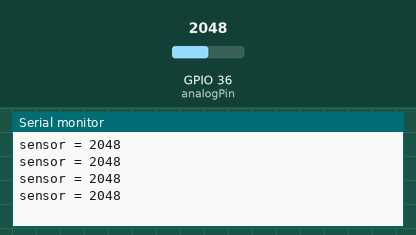
Recording of a sketch running on a simulated ESP32. Parts: the last lines printed to the serial monitor. Inputs (shaded band) come from the test bench; at power-on: GPIO 36 (analogPin) = 2048. WiFi joins after 1.5 s; servers stay silent unless stated.

Above: at 3.0 s.
3.1 s: GPIO 36 (analogPin) set to 2866
At 3.48 s:
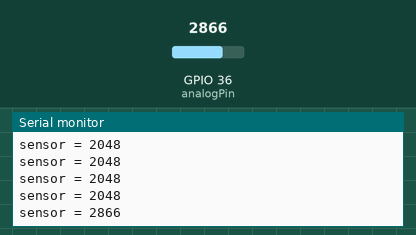
4.6 s: GPIO 36 (analogPin) set to 3603
At 4.73 s:
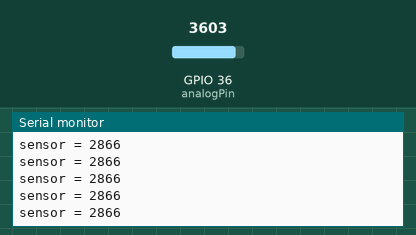
Timing chart, 0 to 7.6 s (numbered marks = the images above; inputs shaded):
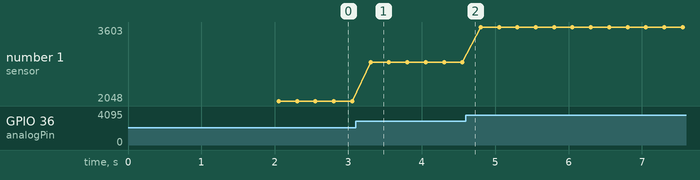

Measured:
- after the input at 3.1 s, the serial monitor: prints a new line after 0.20 s (image 1)
- plotted number 1: 2048 → 2866 after the input at 3.1 s, 2866 → 3603 after the input at 4.6 s

The sketch:

ESP32_WiFi.ino
```cpp
// (licence header left out)
/* Comment this out to disable prints and save space */
#define BLYNK_PRINT Serial


#include <WiFi.h>
#include <WiFiClient.h>
#include <SimpleTimer.h>
#include <BlynkSimpleEsp32.h>

// You should get Auth Token in the Blynk App.
// Go to the Project Settings (nut icon).
char auth[] = "NaJb_NjWSSYtaHxCyk1a_WV8KCRYIjiT";

// Your WiFi credentials.
// Set password to "" for open networks.
char ssid[] = "Engineering";
char pass[] = "snuiab123";

const int analogPin = 36;
int sensorValue = 0;

SimpleTimer timer;

void setup()
{
  // Debug console
  Serial.begin(9600);

  Blynk.begin(auth, ssid, pass);
  timer.setInterval(250L, AnalogPinRead);
}

void AnalogPinRead() {
  sensorValue = analogRead(analogPin);
  Serial.print("sensor = ");
  Serial.println(sensorValue);
  Blynk.virtualWrite(V0,sensorValue);
}

void loop()
{
  Blynk.run();
  timer.run();
}
```
